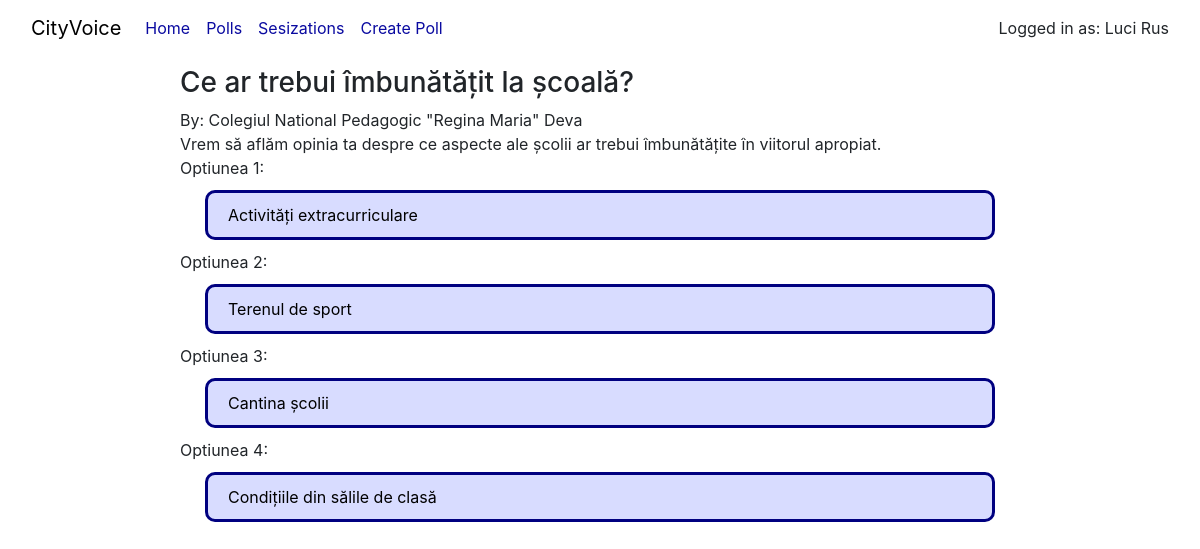
/poll/1 (signed in), run on the app's committed database.
### citysay/models.py (models this page shows, shortened)
class User(AbstractUser):
    cnp = models.CharField(max_length=13)
    first_name = models.CharField(max_length=50)
    last_name = models.CharField(max_length=50)
    institution = models.ForeignKey(Institution, null=True, blank=True, on_delete=models.SET_NULL)

class Poll(models.Model):
    creator = models.ForeignKey(User, on_delete=models.CASCADE)
    title = models.CharField(max_length=200)
    description = models.CharField(max_length=2000)
    institution = models.ForeignKey(Institution, null=True, blank=True, on_delete=models.SET_NULL)

class Institution(models.Model):
    code = models.CharField(max_length=10, unique=True)
    name = models.CharField(max_length=200)

class Option(models.Model):
    poll = models.ForeignKey(Poll, on_delete=models.CASCADE)
    title = models.CharField(max_length=400)
    number = models.IntegerField(default=0)
    votes = models.ManyToManyField(User, blank=True, related_name="option")

### citysay/views.py (the view)
# urls.py: path("poll/<int:poll_id>", views.poll, name="poll"),
def poll(request, poll_id):
    try:
        selected_poll = Poll.objects.get(id=poll_id)
    except Poll.DoesNotExist:
        return HttpResponse("Poll not found", status=404)
    options = Option.objects.filter(poll=selected_poll).order_by("number")
    total_votes = 0
    if not selected_poll:
        return redirect("polls")
    user_voted = False
    if request.user.is_authenticated:
        for option in options:
            total_votes += option.votes.count()
            option.vote_count = option.votes.count()
            print(f"Option {option.number} has {option.vote_count} votes")
            if request.user in option.votes.all():
                user_voted = True
    return render(request, "citysay/poll.html",{
        "poll": selected_poll,
        "options": options,
        "user_voted": user_voted,
        "total_votes": total_votes,
    })

### citysay/templates/citysay/poll.html (shortened to what this page needs)
{% extends "citysay/layout.html" %}
{% load static %}
{% block body %}
<div class="poll">
    <h3 class="poll-title">{{ poll.title }}</h3>
    <div class="poll-institution">By: {{ poll.institution.name }}</div>
    <div class="poll-descrition">
        {{ poll.description }}
    </div>
    {% if user.is_authenticated %}
        {% if not user_voted %}
        <div class="poll-options-container">
            {% for option in options %}
            <div class="option-number">Optiunea {{ option.number }}:</div>
            <a href="{% url 'vote' poll.id option.id %}">
                <div class="option-card d-flex flex-row">
                    <div class="option-title">{{ option.title }}</div>
                </div>
            </a>
            {% endfor %}
        </div>
        {% endif %}
    {% endif %}
</div>
{% endblock %}

### citysay/templates/citysay/layout.html (shortened to what this page needs)
{% load static %}
<!DOCTYPE html>
<html lang="en">
<head>
    <link rel="stylesheet" href="https://stackpath.bootstrapcdn.com/bootstrap/4.4.1/css/bootstrap.min.css">
    <link rel="stylesheet" href="{% static "css/styles.css" %}">
</head>
<body>
    <nav class="navbar navbar-expand-lg bg-body-tertiary">
            <div class="container-fluid d-flex flex-row justify-content-between">
                <div class="d-flex flex-row">
                    <a class="navbar-brand" href="#">CityVoice</a>
                    <div class="" id="navbarNav">
                    <ul class="navbar-nav">
                        <li class="nav-item">
                        <a class="nav-link" aria-current="page" href={% url "index" %}>Home</a>
                        </li>
                        {% if user.is_authenticated %}
                            <li class="nav-item">
                                <a class="nav-link" href={% url "polls" %} >Polls</a>
                            </li>
                            <li class="nav-item">
                                <a class="nav-link" href={% url "create_sesization" %}>Sesizations</a>
                            </li>
                            {% if user.get_institution_display != "None" %}
                                <li class="nav-item">
                                    <a class="nav-link" href={% url "create_poll" %}>Create Poll</a>
                                </li>
                            {% endif %}
                        {% endif %}
                    </ul>
                    </div>
                </div>
                <div class="d-flex flex-row">
                    {% if user.is_authenticated %}
                    <div>Logged in as: {{user.first_name}} {{user.last_name}} </div>
                    {% else %}
                    <a href={% url "login" %}>Log In</a>
                    <a href={% url "register" %}>Register</a>
                    {% endif %}
                </div>
            </div>
        </nav>
    <div class="custom-container">
        {% block body %} {% endblock %}
    </div>
</body>
</html>

### citysay/static/css/styles.css (style rules this page uses)
a { color: black; text-decoration: none; }
.nav-link { color: rgb(10, 10, 160); }
.custom-container { margin: 10px 15vw; }
.option-card { margin: 10px 25px; padding: 10px 20px; background-color: rgb(216, 220, 255); border: 3px solid navy; border-radius: 10px; }

### data on the page
User: first_name "Luci", last_name "Rus"
Poll: title "Ce ar trebui îmbunătățit la școală?", institution.name "Colegiul National Pedagogic \"Regina Maria\" Deva", description "Vrem să aflăm opinia ta despre ce aspecte ale școlii ar trebui îmbunătățite în viitorul apropiat."
Option: number "1", title "Activități extracurriculare"
Option: number "2", title "Terenul de sport"
Option: number "3", title "Cantina școlii"
Option: number "4", title "Condițiile din sălile de clasă"
